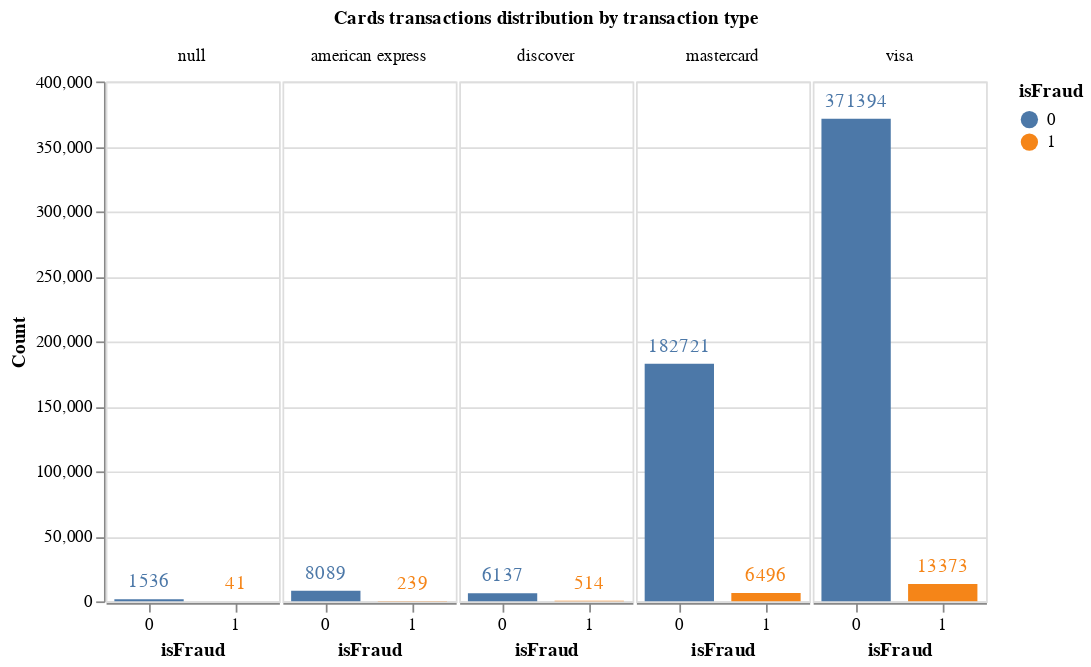

Notebook cell for this chart:
### Code cell
#Let's visually check the number of credit-type transactions that are fraudulent or genuine.
bar_chart = alt.Chart(card4Group).encode(
    alt.X("isFraud:O", axis=alt.Axis(labelAngle=0)),
    alt.Y("sum(count):Q", title='Count'),
    alt.Color("isFraud:N"),
    alt.Text("sum(count):Q", format=".0f"),
).properties(height=alt.Step(50), width=100)

alt.layer(
    bar_chart.mark_bar(size=40),
    bar_chart.mark_text(dy=-10)
).facet(
    alt.Column("card4:N", title='Cards transactions distribution by transaction type')
).configure_facet(spacing=0)

### Figure 1 — Vega-Lite specification as saved in the notebook (floating-point values rounded to 4 significant figures)
{"$schema": "https://vega.github.io/schema/vega-lite/v4.17.0.json", "config": {"facet": {"spacing": 0}, "view": {"continuousHeight": 300, "continuousWidth": 400}}, "data": {"name": "data-eae9559f6b593344b1f89d6cd97f6061"}, "datasets": {"data-eae9559f6b593344b1f89d6cd97f6061": [{"card4": "american express", "count": 8089, "isFraud": 0}, {"card4": "american express", "count": 239, "isFraud": 1}, {"card4": "discover", "count": 6137, "isFraud": 0}, {"card4": "discover", "count": 514, "isFraud": 1}, {"card4": "mastercard", "count": 182721, "isFraud": 0}, {"card4": "mastercard", "count": 6496, "isFraud": 1}, {"card4": "visa", "count": 371394, "isFraud": 0}, {"card4": "visa", "count": 13373, "isFraud": 1}, {"card4": null, "count": 1536, "isFraud": 0}, {"card4": null, "count": 41, "isFraud": 1}]}, "facet": {"field": "card4", "title": "Cards transactions distribution by transaction type", "type": "nominal"}, "spec": {"layer": [{"encoding": {"color": {"field": "isFraud", "type": "nominal"}, "text": {"aggregate": "sum", "field": "count", "format": ".0f", "type": "quantitative"}, "x": {"axis": {"labelAngle": 0}, "field": "isFraud", "type": "ordinal"}, "y": {"aggregate": "sum", "field": "count", "title": "Count", "type": "quantitative"}}, "height": {"step": 50}, "mark": {"size": 40, "type": "bar"}, "width": 100}, {"encoding": {"color": {"field": "isFraud", "type": "nominal"}, "text": {"aggregate": "sum", "field": "count", "format": ".0f", "type": "quantitative"}, "x": {"axis": {"labelAngle": 0}, "field": "isFraud", "type": "ordinal"}, "y": {"aggregate": "sum", "field": "count", "title": "Count", "type": "quantitative"}}, "height": {"step": 50}, "mark": {"dy": -10, "type": "text"}, "width": 100}]}}
